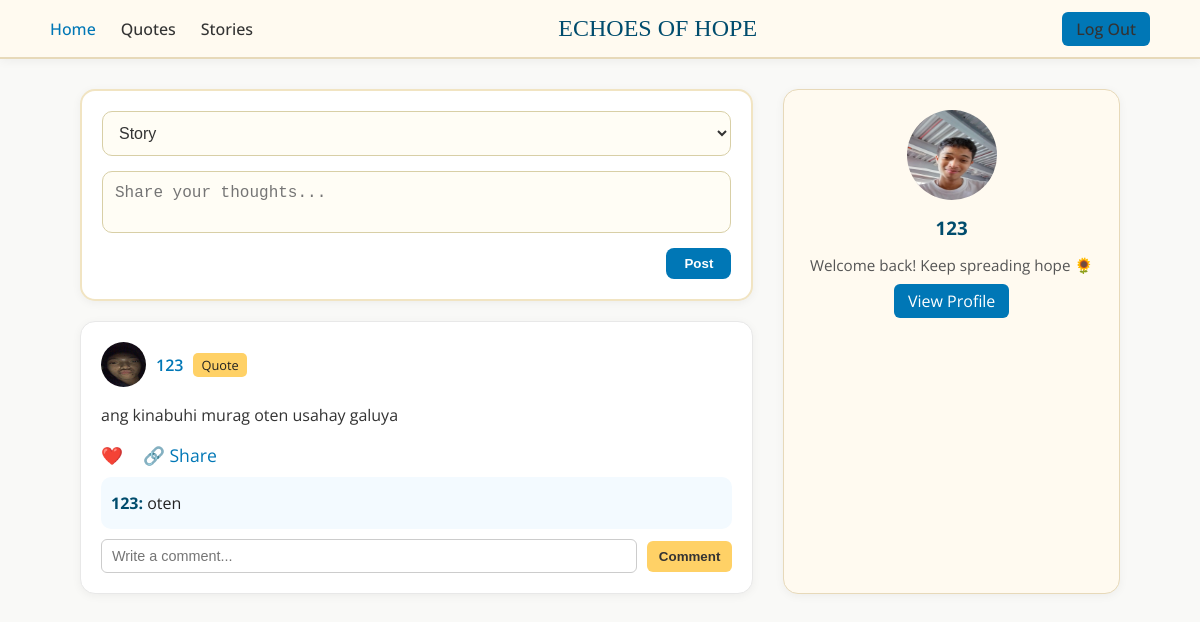
The page /home (signed in) on the database its author committed.
### tables this page shows
CREATE TABLE posts (
                    id INTEGER PRIMARY KEY AUTOINCREMENT,
                    username TEXT NOT NULL,
                    content TEXT NOT NULL,
                    type TEXT NOT NULL CHECK (type IN ('story', 'quote')),
                    created_at TIMESTAMP DEFAULT CURRENT_TIMESTAMP
                );

CREATE TABLE comments (
                    id INTEGER PRIMARY KEY AUTOINCREMENT,
                    post_id INTEGER,
                    username TEXT,
                    text TEXT,
                    created_at TIMESTAMP DEFAULT CURRENT_TIMESTAMP,
                    FOREIGN KEY (post_id) REFERENCES posts(id)
                );

### app.py (the view)
@app.route('/home')
def home():
    if 'username' not in session:
        return redirect(url_for('login'))
    posts = get_posts()
    return render_template("home.html", posts=posts)

### app.py (called while the page is built)
def get_db():
    if "db" not in g:
        g.db = sqlite3.connect(DATABASE)
        g.db.row_factory = sqlite3.Row
    return g.db

def get_posts(post_type=None, username=None):
    conn = get_db()
    query = "SELECT * FROM posts"
    params = []
    if post_type:
        query += " WHERE type=?"
        params.append(post_type)
    if username:
        query += " AND username=?" if post_type else " WHERE username=?"
        params.append(username)
    query += " ORDER BY created_at DESC"
    posts_data = conn.execute(query, params).fetchall()
    posts = []
    for p in posts_data:
        comments = conn.execute(
            "SELECT username, text FROM comments WHERE post_id=? ORDER BY created_at", (p["id"],)
        ).fetchall()
        posts.append({
            "id": p["id"],
            "username": p["username"],
            "type": p["type"],
            "text": p["content"],
            "comments": comments
        })
    return posts

### templates/home.html (shortened to what this page needs)
<!DOCTYPE html>
<html lang="en">
<head>
</head>
<body>
  <nav class="navbar">
    <ul class="nav-left">
      <li><a class="active" href="{{ url_for('home') }}">Home</a></li>
      <li><a href="{{ url_for('quotes') }}">Quotes</a></li>
      <li><a href="{{ url_for('stories') }}">Stories</a></li>
    </ul>
    <div class="nav-center">ECHOES OF HOPE</div>
    <ul class="nav-right">
      {% if session.username %}
        <li><a class="btn" href="{{ url_for('logout') }}">Log Out</a></li>
      {% else %}
        <li><a class="btn" href="{{ url_for('login') }}">Log In</a></li>
      {% endif %}
    </ul>
  </nav>
  <div class="home-container">
    <div class="feed">
      {% if session.username %}
      <form class="post-input-box" action="{{ url_for('create_post') }}" method="POST">
        <select name="type" required>
          <option value="story">Story</option>
        </select>
        <textarea name="text" placeholder="Share your thoughts..." required></textarea>
        <button type="submit" class="btn-post">Post</button>
      </form>
      {% endif %}
      {% for post in posts %}
      <div class="post">
        <div class="post-header">
          <img src="{{ url_for('static', filename='user2.jpg') }}" alt="User">
          <a href="{{ url_for('profile', username=post.username) }}" style="color:#0077b6; text-decoration:none; font-weight:600;">
            {{ post.username }}
          </a>
          <span class="post-type-label">{{ post.type | capitalize }}</span>
        </div>
        <div class="post-body">
          <p>{{ post.text }}</p>
        </div>
        <div class="post-actions">
          <span>❤️</span>
          <a href="{{ url_for('share_post', post_id=post.id) }}">🔗 Share</a>
        </div>
        <div class="comments">
          {% for c in post.comments %}
            <div class="comment"><strong>{{ c.username }}:</strong> {{ c.text }}</div>
          {% endfor %}
        </div>
        {% if session.username %}
        <form class="comment-form" action="{{ url_for('post_comment') }}" method="POST">
          <input type="text" name="text" placeholder="Write a comment..." required>
          <button type="submit" class="btn-comment">Comment</button>
        </form>
        {% endif %}
      </div>
      {% endfor %}
    </div>
    <div class="sidebar">
      <img src="{{ url_for('static', filename='user1.jpg') }}" alt="Profile">
      {% if session.username %}
        <h3>{{ session.username }}</h3>
        <p>Welcome back! Keep spreading hope 🌻</p>
        <a href="{{ url_for('profile', username=session.username) }}" class="btn">View Profile</a>
      {% else %}
        <h3>Guest</h3>
        <p>Log in to share your stories & quotes.</p>
      {% endif %}
    </div>
  </div>
</body>
</html>

### templates/home.html (style rules this page uses)
body { background-color: #f9f9f7; color: #222; font-family: 'Open Sans', sans-serif; margin: 0; padding: 0; }
.navbar { display: flex; justify-content: space-between; align-items: center; background-color: #fffaf0; padding: 15px 50px; border-bottom: 2px solid #e7d9b9; box-shadow: 0 2px 10px rgba(0,0,0,0.05); }
.navbar ul { list-style: none; display: flex; gap: 25px; margin: 0; padding: 0; }
.navbar a { text-decoration: none; color: #333; font-weight: 500; transition: color 0.3s; }
.navbar a:hover, .navbar a.active { color: #0077b6; }
.nav-center { font-family: 'Playfair Display', serif; font-size: 1.5rem; color: #004c6d; }
.btn { background-color: #0077b6; color: #fff; padding: 6px 14px; border-radius: 6px; transition: background 0.3s; text-decoration: none; }
.home-container { display: grid; grid-template-columns: 2fr 1fr; gap: 30px; padding: 30px 80px; }
.feed { display: flex; flex-direction: column; gap: 20px; }
.post-input-box { background: #ffffff; border: 2px solid #f1e4c2; padding: 20px; border-radius: 15px; display: flex; flex-direction: column; gap: 15px; box-shadow: 0 2px 10px rgba(0,0,0,0.05); }
.post-input-box select, .post-input-box textarea { background: #fffdf5; color: #333; border: 1px solid #d8cfa6; padding: 12px; border-radius: 10px; resize: none; font-size: 1rem; }
.btn-post { align-self: flex-end; background: #0077b6; border: none; color: #fff; font-weight: 600; padding: 8px 18px; border-radius: 8px; cursor: pointer; transition: background 0.3s; }
.post { background: #ffffff; padding: 20px; border-radius: 15px; border: 1px solid #e8e8e8; box-shadow: 0 2px 10px rgba(0,0,0,0.05); }
.post-header { display: flex; align-items: center; gap: 10px; margin-bottom: 10px; }
.post-header img { width: 45px; height: 45px; border-radius: 50%; }
.post-type-label { background: #ffd166; color: #222; font-size: 0.8rem; padding: 3px 8px; border-radius: 5px; }
.post-body { margin: 10px 0; font-size: 1rem; line-height: 1.5; color: #333; }
.post-actions { display: flex; gap: 20px; font-size: 1.1rem; margin-bottom: 10px; color: #0077b6; }
.post-actions a { color: #0077b6; text-decoration: none; }
.comments { background: #f3faff; padding: 10px; border-radius: 10px; margin-bottom: 10px; }
.comment { padding: 5px 0; border-bottom: 1px solid #e0e0e0; }
.comment:last-child { border-bottom: none; }
.comment strong { color: #004c6d; }
.comment-form { display: flex; gap: 10px; align-items: center; }
.comment-form input { background: #fff; border: 1px solid #ccc; color: #333; padding: 8px 10px; border-radius: 6px; font-size: 0.9rem; flex: 1; }
.btn-comment { background: #ffd166; border: none; color: #333; padding: 8px 12px; border-radius: 6px; cursor: pointer; font-weight: 600; }
.sidebar { background: #fffaf0; padding: 20px; border-radius: 15px; text-align: center; border: 1px solid #e7d9b9; box-shadow: 0 2px 10px rgba(0,0,0,0.05); }
.sidebar img { width: 90px; height: 90px; border-radius: 50%; margin-bottom: 10px; }
.sidebar h3 { margin: 0; color: #004c6d; }
.sidebar p { color: #555; font-size: 0.95rem; }

### rows shown on the page
posts: username "123", type "Quote", text "ang kinabuhi murag oten usahay galuya"
comments: username "123", text "oten"

### other values the page prints
{{ session.username }} "123"
